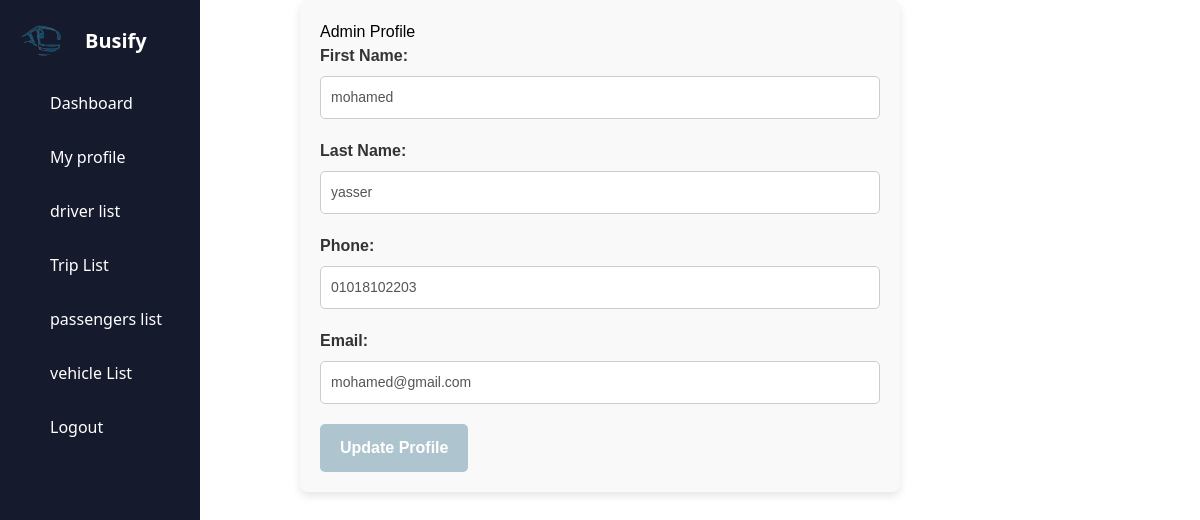
Page /Frontend/admin/AdminProfile.php (signed in) on the committed database.
### tables this page shows
CREATE TABLE `admin_signup` (
  `id` int(10) NOT NULL,
  `fname` varchar(50) NOT NULL,
  `lname` varchar(50) NOT NULL,
  `phone` varchar(50) NOT NULL,
  `email` varchar(50) NOT NULL,
  `password` text NOT NULL,
  `cpassword` text NOT NULL
);

### Frontend/admin/AdminProfile.php (the view, shortened to what this page needs)
<?php
require_once '../../Backend/ConnectDB.php';
$admin_id = $_SESSION['admin_id'];
$query = "SELECT * FROM admin_signup WHERE id = '$admin_id'";
$result = mysqli_query($conn, $query);
$admin = mysqli_fetch_assoc($result);
?>
<!DOCTYPE html>
<html lang="en">
<head>
    <link type="text/css" rel="stylesheet" href="css/sidebar.css">
    <link type="text/css" rel="stylesheet" href="css/global.css">
    <link href="https://cdn.jsdelivr.net/npm/tailwindcss@2.2.19/dist/tailwind.min.css" rel="stylesheet">
</head>
<body>
<aside class="sidebar">
    <div class="sidebar-header">
      <img src="../Supportive Files/logo.png" alt="logo" />
      <h2>Busify</h2>
    </div>
    <ul class="sidebar-links">
      <li>
        <a href="AdminDashboard.php">
          <span class="material-symbols-outlined"></span>Dashboard</a>
      </li>
      <li>
        <a href="AdminProfile.php"><span class="material-symbols-outlined"></span>My profile</a>
      </li>
      <li>
        <a href="driver/Drivers.php"><span class="material-symbols-outlined"></span>driver list</a>
      </li>
      <li>
        <a  href="trips/Trips.php"><button><span class="material-symbols-outlined"></span></button>Trip List</a>
      </li>
      <li>
        <a  href="passengers/passengers.php"><button><span class="material-symbols-outlined"></span></button>passengers list</a>
      </li>
      <li>
        <a href="vehicles/vehicles.php"><button><span class="material-symbols-outlined"></span></button>vehicle List</a>
      </li>
      <li>
        <a href="passengerSignIn.php"><button><span class="material-symbols-outlined"></span></button>Logout</a>
      </li>
    </ul>
  </aside>
<div class="profile__page">
    <form action="" method="POST">
    <h1>Admin Profile</h1>
        <div class="input__fields">
            <label for="fname">First Name:</label>
            <input type="text" id="fname" name="fname" value="<?php echo htmlspecialchars($admin['fname']); ?>">
        </div>
        <div class="input__fields">
            <label for="lname">Last Name:</label>
            <input type="text" id="lname" name="lname" value="<?php echo htmlspecialchars($admin['lname']); ?>" >
        </div>
        <div class="input__fields">
            <label for="phone">Phone:</label>
            <input type="text" id="phone" name="phone" value="<?php echo htmlspecialchars($admin['phone']); ?>" >
        </div>
        <div class="input__fields">
            <label for="email">Email:</label>
            <input type="email" id="email" name="email" value="<?php echo htmlspecialchars($admin['email']); ?>" >
        </div>
        <button class="submit__button" type="submit" name="update">Update Profile</button>
    </form>
</div>
</body>
</html>

### Frontend/admin/css/sidebar.css (style rules this page uses)
.sidebar { position: fixed; top: 0; left: 0; height: 100%; width: 70px; display: flex; overflow-x: hidden; flex-direction: column; background: #161a2d; padding: 25px 20px; transition: all 0.4s ease; width: 200px; }
.sidebar .sidebar-header { display: flex; align-items: center; }
.sidebar .sidebar-header img { width: 42px; border-radius: 50%; }
.sidebar .sidebar-header h2 { color: #fff; font-size: 1.25rem; font-weight: 600; white-space: nowrap; margin-left: 23px; }
.sidebar-links { list-style: none; margin-top: 20px; height: 80%; overflow-y: auto; scrollbar-width: none; }
.sidebar-links li a { display: flex; align-items: center; gap: 0 20px; color: #fff; font-weight: 500; white-space: nowrap; padding: 15px 10px; text-decoration: none; transition: 0.2s ease; }

### Frontend/admin/css/global.css (style rules this page uses)
body { margin-top: 200px; }
form { max-width: 600px; margin: 0 auto; background-color: #f9f9f9; padding: 20px; border-radius: 8px; box-shadow: 0 4px 8px rgba(0, 0, 0, 0.1); font-family: Arial, sans-serif; }
.input__fields { margin-bottom: 20px; display: flex; flex-direction: column; }
.input__fields label { font-weight: bold; margin-bottom: 8px; color: #333; }
.input__fields input { padding: 10px; border: 1px solid #ccc; border-radius: 5px; font-size: 14px; color: #555; transition: border-color 0.3s ease; }
.submit__button { background-color: rgba(1, 78, 109, 0.301); color: #fff; padding: 12px 20px; font-size: 16px; font-weight: bold; border: none; border-radius: 5px; cursor: pointer; transition: background-color 0.3s ease, transform 0.2s ease; }

### rows in the picture
admin_signup: fname "mohamed", lname "yasser", phone "01018102203", email "mohamed@gmail.com"
